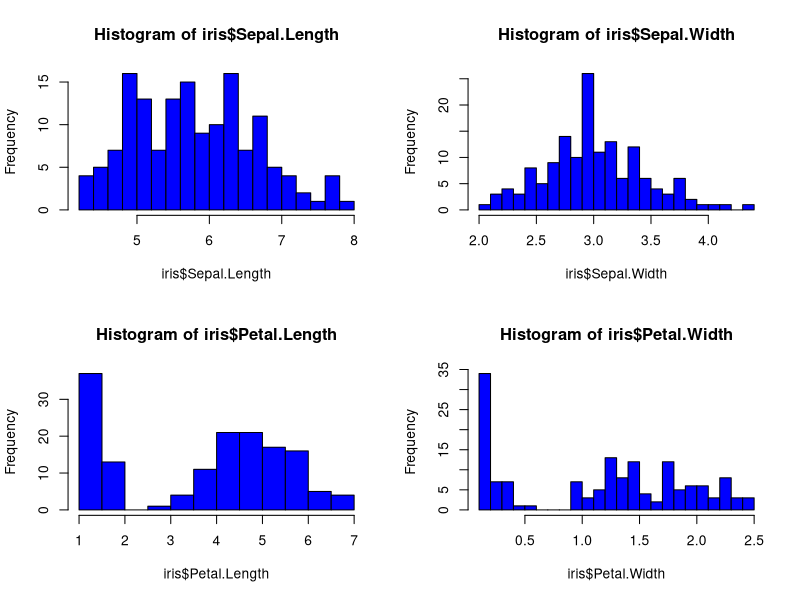
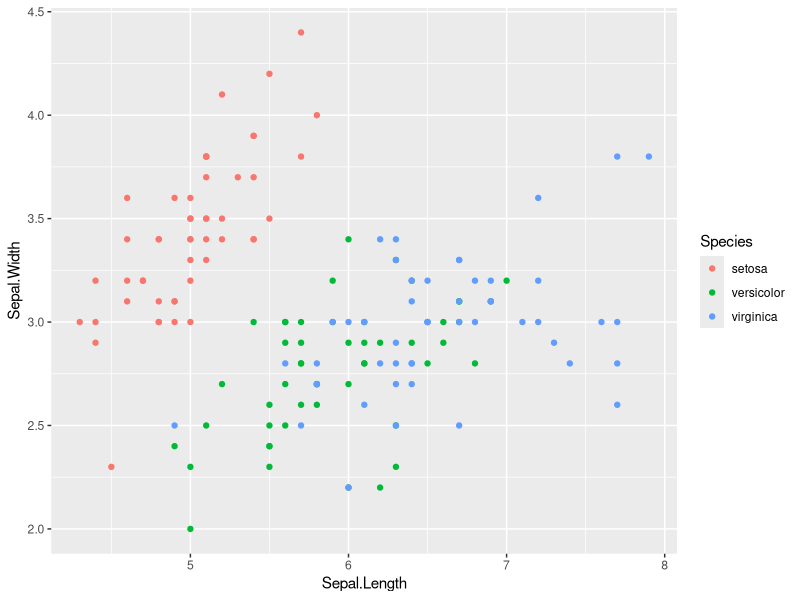
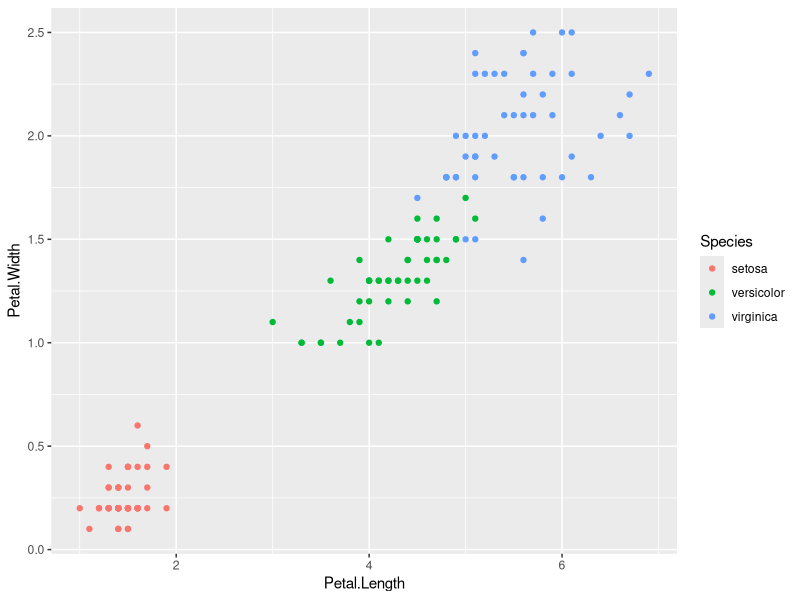
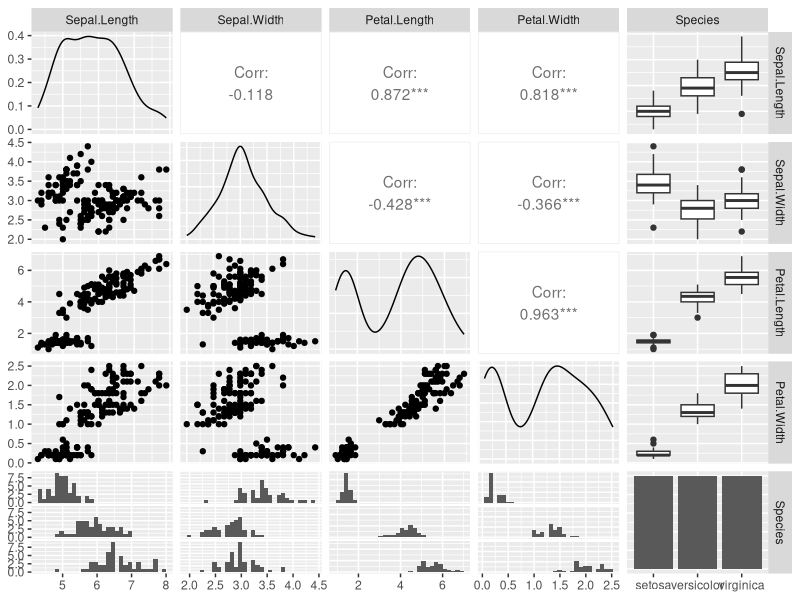
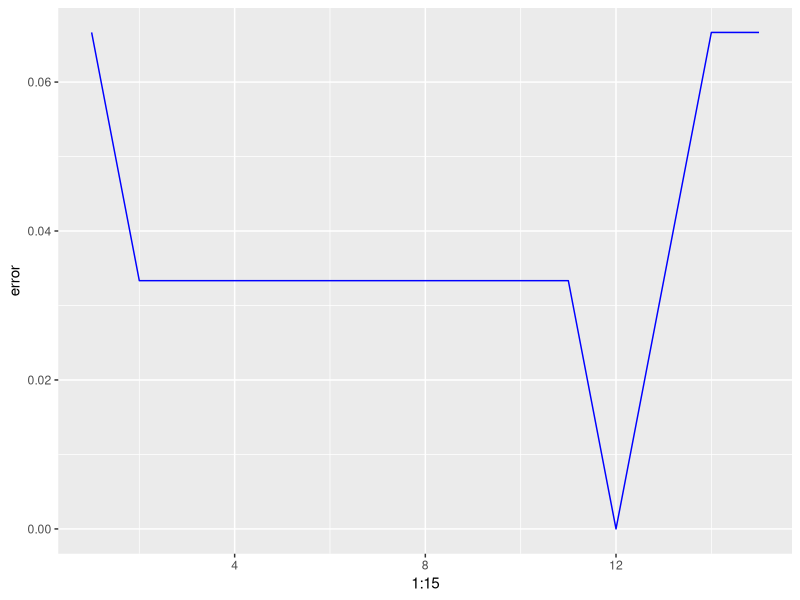

Write R code to recreate these figures, in order.
library(class)
library(ggplot2)
library(GGally)

summary(iris)

apply(iris[,1:4], 2, sd)

par(mfrow=c(2,2))
hist(iris$Sepal.Length, col="blue", breaks=20)
hist(iris$Sepal.Width, col="blue", breaks=20)
hist(iris$Petal.Length, col="blue", breaks=20)
hist(iris$Petal.Width, col="blue", breaks=20)

ggplot(data = iris, aes(x = Sepal.Length, y = Sepal.Width, col = Species)) +
  geom_point()
ggplot(data = iris, aes(x = Petal.Length, y = Petal.Width, col = Species)) +
  geom_point()

ggpairs(iris)

set.seed(12420352)
iris[,1:4] <- scale(iris[,1:4])
setosa<- rbind(iris[iris$Species=="setosa",])
versicolor<- rbind(iris[iris$Species=="versicolor",])
virginica<- rbind(iris[iris$Species=="virginica",])


ind <- sample(1:nrow(setosa), nrow(setosa)*0.8)
iris.train<- rbind(setosa[ind,], versicolor[ind,], virginica[ind,])
iris.test<- rbind(setosa[-ind,], versicolor[-ind,], virginica[-ind,])
iris[,1:4] <- scale(iris[,1:4])


error <- c()
for (i in 1:15)
{
  knn.fit <- knn(train = iris.train[,1:4], test = iris.test[,1:4], cl = iris.train$Species, k = i)
  error[i] = 1- mean(knn.fit == iris.test$Species)
}

iris_pred <- knn(train = iris.train[,1:4], test = iris.test[,1:4], cl = iris.train$Species, k=5)

table(iris.test$Species,iris_pred)

#https://www.rpubs.com/Hgoswami/368890


error <- c()
for (i in 1:15)
{
  knn.fit <- knn(train = iris.train[,1:4], test = iris.test[,1:4], cl = iris.train$Species, k = i)
  error[i] = 1- mean(knn.fit == iris.test$Species)
}
ggplot(data = data.frame(error), aes(x = 1:15, y = error)) +
  geom_line(color = "Blue")
